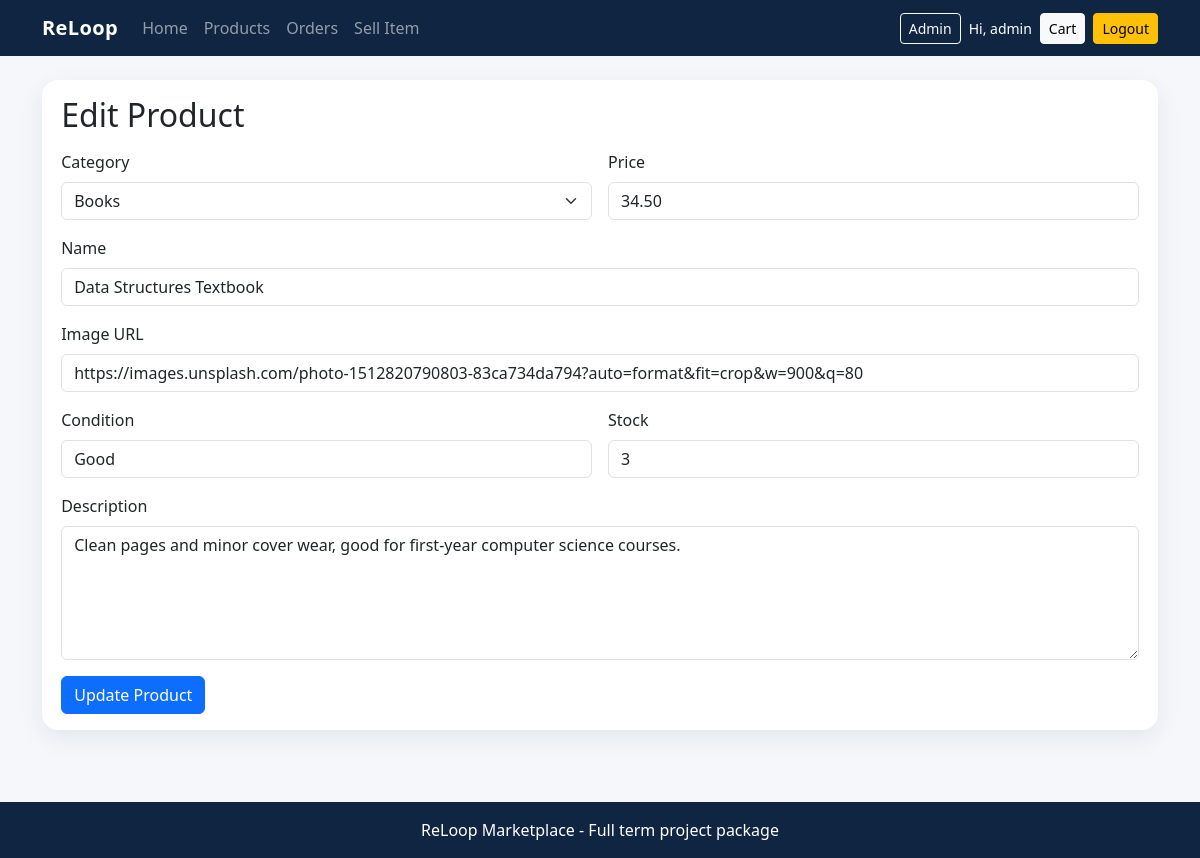
The page /edit_product.php?id=2 (signed in) on the database its author committed.
### tables this page shows
CREATE TABLE products (
  id INT AUTO_INCREMENT PRIMARY KEY,
  seller_id INT NOT NULL,
  category_id INT NOT NULL,
  name VARCHAR(150) NOT NULL,
  description TEXT NOT NULL,
  price DECIMAL(10,2) NOT NULL,
  image_url VARCHAR(255) NOT NULL,
  item_condition VARCHAR(50) NOT NULL,
  stock INT NOT NULL DEFAULT 1,
  created_at TIMESTAMP DEFAULT CURRENT_TIMESTAMP,
  FOREIGN KEY (seller_id) REFERENCES users(id),
  FOREIGN KEY (category_id) REFERENCES categories(id)
);

CREATE TABLE categories (
  id INT AUTO_INCREMENT PRIMARY KEY,
  category_name VARCHAR(100) NOT NULL UNIQUE
);

### helpers.php (called while the page is built)
<?php
function e($value) { return htmlspecialchars((string)$value, ENT_QUOTES, 'UTF-8'); }
?>

### edit_product.php (the view, shortened to what this page needs)
<?php
require_once '../db/conn.php';
$id = (int)($_GET['id'] ?? 0);
$product_stmt = $conn->prepare("SELECT * FROM products WHERE id = ?");
$product_stmt->bind_param("i", $id);
$product_stmt->execute();
$product = $product_stmt->get_result()->fetch_assoc();
require_once '../includes/header.php';
$cats = $conn->query("SELECT * FROM categories ORDER BY category_name");
?>
<div class="panel">
  <h2 class="mb-3">Edit Product</h2>
  <form method="post" class="row g-3">
    <div class="col-md-6"><label class="form-label">Category</label><select name="category_id" class="form-select" required><?php while ($c=$cats->fetch_assoc()): ?><option value="<?php echo (int)$c['id']; ?>" <?php echo $product['category_id']==$c['id']?'selected':''; ?>><?php echo e($c['category_name']); ?></option><?php endwhile; ?></select></div>
    <div class="col-md-6"><label class="form-label">Price</label><input type="number" step="0.01" class="form-control" name="price" value="<?php echo e($product['price']); ?>" required></div>
    <div class="col-12"><label class="form-label">Name</label><input class="form-control" name="name" value="<?php echo e($product['name']); ?>" required></div>
    <div class="col-12"><label class="form-label">Image URL</label><input class="form-control" name="image_url" value="<?php echo e($product['image_url']); ?>" required></div>
    <div class="col-md-6"><label class="form-label">Condition</label><input class="form-control" name="item_condition" value="<?php echo e($product['item_condition']); ?>" required></div>
    <div class="col-md-6"><label class="form-label">Stock</label><input type="number" class="form-control" name="stock" value="<?php echo (int)$product['stock']; ?>" min="1" required></div>
    <div class="col-12"><label class="form-label">Description</label><textarea class="form-control" rows="5" name="description" required><?php echo e($product['description']); ?></textarea></div>
    <div class="col-12"><button class="btn btn-primary">Update Product</button></div>
  </form>
</div>
<?php require_once '../includes/footer.php'; ?>

### style.css (style rules this page uses)
body { background:#f5f7fb;min-height:100vh }
.panel { background:#fff;border-radius:16px;padding:1rem 1.2rem;box-shadow:0 8px 24px rgba(16,37,66,.08) }

### rows shown on the page
products: category_id "Books", price "34.50", name "Data Structures Textbook", image_url "https://images.unsplash.com/photo-1512820790803-83ca734da794?auto=format&fit=crop&w=900&q=80", item_condition "Good", stock "3", description "Clean pages and minor cover wear, good for first-year computer science courses."

### other values the page prints
$_SESSION['username'] "admin"
